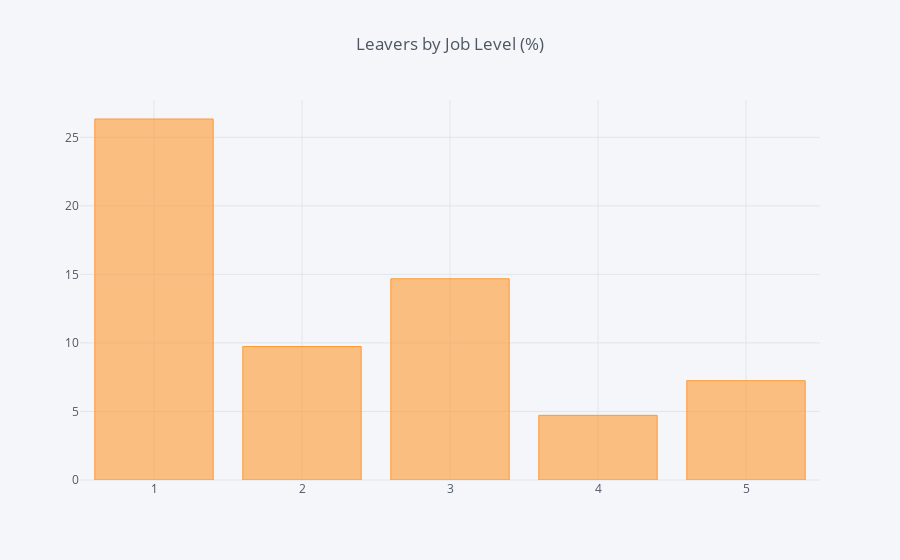

The notebook cell this image was saved under:
### Code cell
df_JobLevel = pd.DataFrame(columns=["Job Level", "% of Leavers"])
i=0
for field in list(df_HR['JobLevel'].unique()):
    ratio = df_HR[(df_HR['JobLevel']==field)&(df_HR['Attrition']=="Yes")].shape[0] / df_HR[df_HR['JobLevel']==field].shape[0]
    df_JobLevel.loc[i] = (field, ratio*100)
    i += 1
    #print("In {}, the ratio of leavers is {:.2f}%".format(field, ratio*100))    
df_JL = df_JobLevel.groupby(by="Job Level").sum()
df_JL.iplot(kind='bar',title='Leavers by Job Level (%)')

### Figure 1 — Plotly figure (JSON) as saved in the notebook; plotly's stock layout.template omitted (floating-point values rounded to 4 significant figures)
{"data": [{"marker": {"color": "rgba(255, 153, 51, 0.6)", "line": {"color": "rgba(255, 153, 51, 1.0)", "width": 1}}, "name": "% of Leavers", "orientation": "v", "text": "", "type": "bar", "uid": "fc93e51c-4457-44d1-96c7-6d149715cb03", "x": [1, 2, 3, 4, 5], "y": [26.34, 9.738, 14.68, 4.717, 7.246]}], "layout": {"legend": {"bgcolor": "#F5F6F9", "font": {"color": "#4D5663"}}, "paper_bgcolor": "#F5F6F9", "plot_bgcolor": "#F5F6F9", "title": {"font": {"color": "#4D5663"}, "text": "Leavers by Job Level (%)"}, "xaxis": {"gridcolor": "#E1E5ED", "showgrid": true, "tickfont": {"color": "#4D5663"}, "title": {"font": {"color": "#4D5663"}, "text": ""}, "zerolinecolor": "#E1E5ED"}, "yaxis": {"gridcolor": "#E1E5ED", "showgrid": true, "tickfont": {"color": "#4D5663"}, "title": {"font": {"color": "#4D5663"}, "text": ""}, "zerolinecolor": "#E1E5ED"}}}
